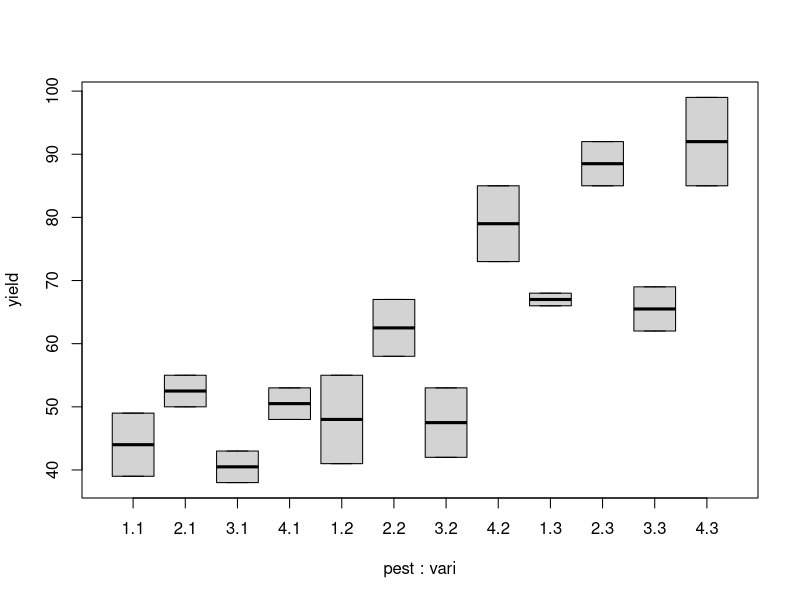
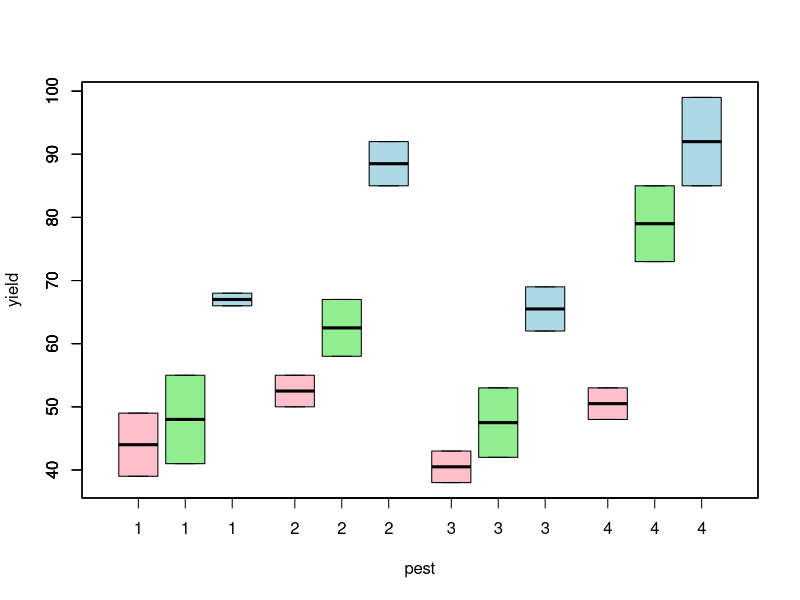
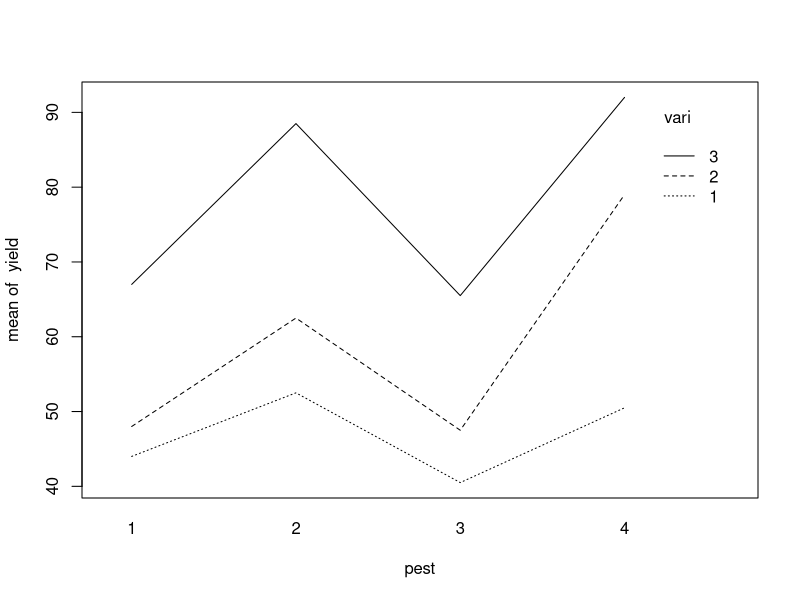

The R source for these figures, in order:

## ST512 
## Author: Prof Ryan Martin (www4.stat.ncsu.edu/~rmartin)
## R code for Example 14.6 in Ott & Longnecker

# Read in data

citrus <- read.table(file="data/example_14-6.txt", header=TRUE)
print(citrus)

# Marginal summaries

tapply(citrus$yield, citrus$pesticide, mean)
tapply(citrus$yield, citrus$variety, mean)

# Code factors as *factors*

citrus$pest <- factor(citrus$pesticide)
citrus$vari <- factor(citrus$variety)

# Graphical summaries

boxplot(yield ~ pest * vari, data=citrus)

ylim <- range(citrus$yield)
boxplot(yield ~ pest, subset=(vari==1), data=citrus, 
        ylim=ylim, xlim=c(0.5, 4.5), 
        at=1:4-0.3, boxwex=0.25, col="pink")
boxplot(yield ~ pest, subset=(vari==2), data=citrus, add=TRUE, 
        at=1:4, boxwex=0.25, col="lightgreen")
boxplot(yield ~ pest, subset=(vari==3), data=citrus, add=TRUE, 
        at=1:4+0.3, boxwex=0.25, col="lightblue")

with(citrus, interaction.plot(pest, vari, yield))

# Two-way ANOVA with interaction

o.citrus <- lm(yield ~ pest * vari, data=citrus)
summary(o.citrus)
anova(o.citrus)

# Looks like interaction isn't important...
# Use partial F test to check

oo.citrus <- lm(yield ~ pest + vari, data=citrus)
summary(oo.citrus)
anova(oo.citrus, o.citrus)
